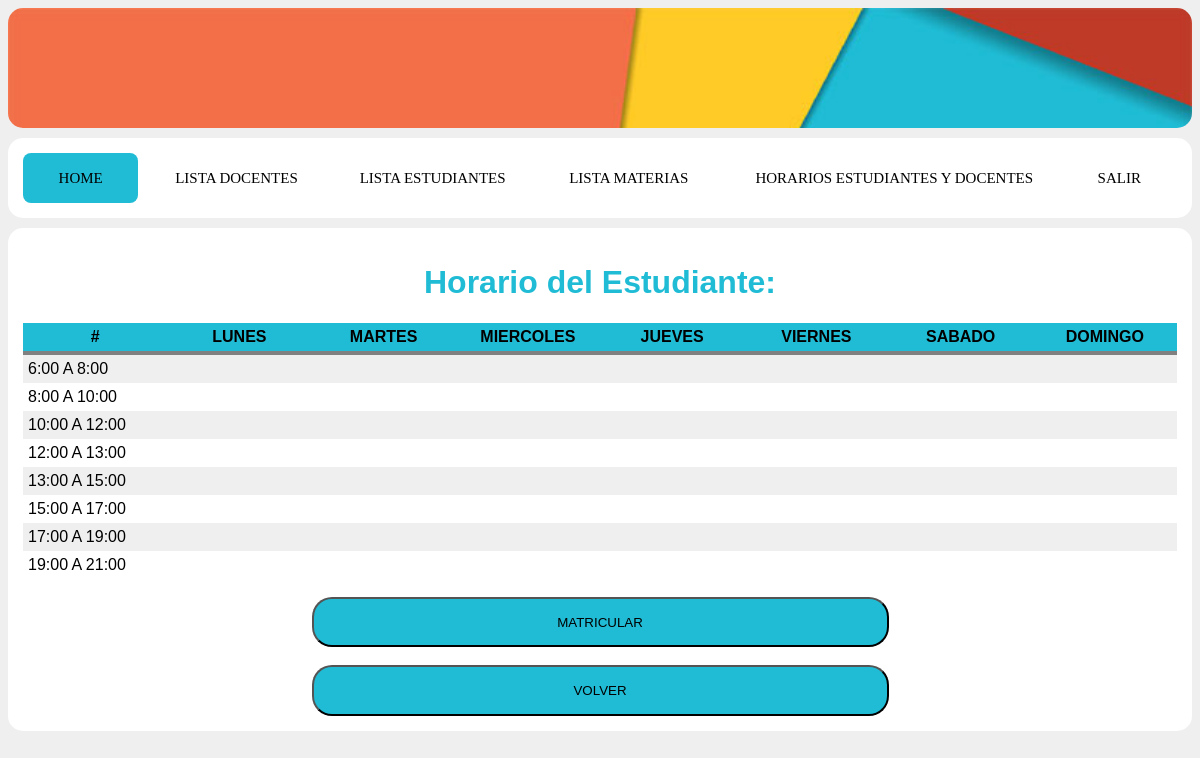
Screenshot of /admin/horario_e.php (signed in) with the database file from the repository.
### tables this page shows
CREATE TABLE `dias_semana` (
  `dise_id` int(10) UNSIGNED NOT NULL,
  `dise_nombre` varchar(30) DEFAULT NULL
);

CREATE TABLE `horas` (
  `hor_id` int(10) UNSIGNED NOT NULL,
  `hor_nombre` varchar(30) DEFAULT NULL
);

### bd/conexion.php (called while the page is built, shortened)
<?php
class basedatos{
private $con;
private $dbequipo='localhost';
private $dbusuario='root';
private $dbclave='';
private $dbnombre='db-proyecto01';
public function conectar(){
	$this->con = mysqli_connect($this->dbequipo, $this->dbusuario, $this->dbclave, $this->dbnombre);
}
public function lista_dias_semana(){
	$sql = "SELECT dias_semana.dise_id AS num, dias_semana.dise_nombre AS dia FROM dias_semana ORDER BY dias_semana.dise_id;";
	$res = mysqli_query($this->con, $sql);
	return $res;
}
public function lista_horas(){
	$sql = "SELECT horas.hor_id AS num, horas.hor_nombre AS hora FROM horas ORDER BY horas.hor_id;";
	$res = mysqli_query($this->con, $sql);
	return $res;
}
}
?>

### admin/horario_e.php (the view, shortened to what this page needs)
<?php
include ('../bd/conexion.php');
$horas = new basedatos();
$est_id=intval($_GET['id']);
?>
<!DOCTYPE html>
<html>
<head>
    <link rel="stylesheet" type="text/css" href="../css/estilos.css" >
</head>
<body>
    <div class="section" id="header">
    </div>
    <div class="section">
        <nav class="menu">
            <a href="admin.php">Home</a>
            <a href="lista_usuarios_d.php">Lista Docentes</a>
            <a href="lista_usuarios_e.php">Lista Estudiantes</a>
            <a href="lista_materias.php">lista Materias</a>
            <a href="lista_estudiantes-docentes.php">Horarios Estudiantes y docentes</a>
            <a href="../salir.php">Salir</a>
            <div class="animation start-home"></div>
        </nav>
    </div>
    <div class="section">
        <?php
            $nombre = new basedatos();
            $nombrecompleto=$nombre->buscar_estudiante($est_id);
         ?>
        <div class="table-title">
            <div class="row">
                <h1>Horario del  <b>Estudiante: <br> <?php echo $nombrecompleto->nombre_completo; ?> </b></h1>
            </div>
        </div>
        <table class="tablahi">
            <thead>
                <tr>
                    <th width="12.5%">#</th>
                    <?php
                    $result = $horas->lista_dias_semana();
                    while ($row=mysqli_fetch_object($result)) {
                        $dia = $row->dia;
                        ?>
                        <th width="12.5%"><?php echo $dia; ?></th>
                        <?php
                    }
                    ?>
                </tr>
            </thead>
            <tbody>
                <?php
                $result = $horas->lista_horas();
                while ($row=mysqli_fetch_object($result)) {
                    $hora = $row->hora;
                    ?>
                    <tr>
                        <td><?php echo $hora; ?></td>
                        <td>
                        </td>
                        <td>
                        </td>
                        <td>
                        </td>
                        <td>
                        </td>
                        <td>
                        </td>
                        <td>
                        </td>
                        <td>
                        </td>
                    </tr>
                    <?php
                }
                ?>
            </tbody>
        </table>
        <br>
        <center>
            <button type="button" class="button" onclick="window.location.href = 'matricular_e.php?id=<?php echo $est_id; ?>'">MATRICULAR</button>
            <br>
            <br>
            <button type="button" class="button" onclick="window.location.href = 'lista_estudiantes-docentes.php'">VOLVER</button>
        </center>
    </div>
</body>
</html>

### css/estilos.css (style rules this page uses)
body { background-color: #efefef; overflow: auto; font-family: Arial; }
.section { background-color: #fff; padding: 15px; margin-bottom: 10px; border-radius: 15px; overflow: hidden; }
h1 { color: #20bcd5; text-align: center; }
#header { background-size: cover; background-image: url(../img/header.jpg); height: 90px; }
.button { background: #20bcd5; border-radius: 20px ; color: black; cursor: pointer; width: 50%; height: 50.5px; }
.tablahi { background-color: #efefef; border-collapse: collapse; width: 100%; }
th, td { padding: 5px; }
thead { background-color: #20bcd5; border-bottom: solid 4px grey; }
tr:nth-child(even) { background-color: white; }
.menu { position: relative; background-color: #fff; border-radius: 8px; font-size: 0; }
.menu a { line-height: 50px; height: 100%; font-size: 15px; display: inline-block; position: relative; z-index: 1; text-decoration: none; text-transform: uppercase; text-align: center; color: black; cursor: pointer; }
.menu .animation { position: absolute; height: 100%; top: 0; z-index: 0; transition: all .5s ease 0s; border-radius: 8px; }
a:nth-child(1) { width: 10%; font-family: 'Cherry Swash', cursive; }
a:nth-child(2) { width: 17%; font-family: 'Cherry Swash', cursive; }
a:nth-child(3) { width: 17%; font-family: 'Cherry Swash', cursive; }
a:nth-child(4) { width: 17%; font-family: 'Cherry Swash', cursive; }
a:nth-child(5) { width: 29%; font-family: 'Cherry Swash', cursive; }
a:nth-child(6) { width: 10%; font-family: 'Cherry Swash', cursive; }
.menu .start-home, a:nth-child(1):hover~.animation { width: 10%; left: 0; background-color: #20bcd5; color: white; }

### rows the page displays
dias_semana: dise_nombre "LUNES"
dias_semana: dise_nombre "MARTES"
dias_semana: dise_nombre "MIERCOLES"
dias_semana: dise_nombre "JUEVES"
dias_semana: dise_nombre "VIERNES"
dias_semana: dise_nombre "SABADO"
dias_semana: dise_nombre "DOMINGO"
horas: hor_nombre "6:00 A 8:00"
horas: hor_nombre "8:00 A 10:00"
horas: hor_nombre "10:00 A 12:00"
horas: hor_nombre "12:00 A 13:00"
horas: hor_nombre "13:00 A 15:00"
horas: hor_nombre "15:00 A 17:00"
horas: hor_nombre "17:00 A 19:00"
horas: hor_nombre "19:00 A 21:00"
